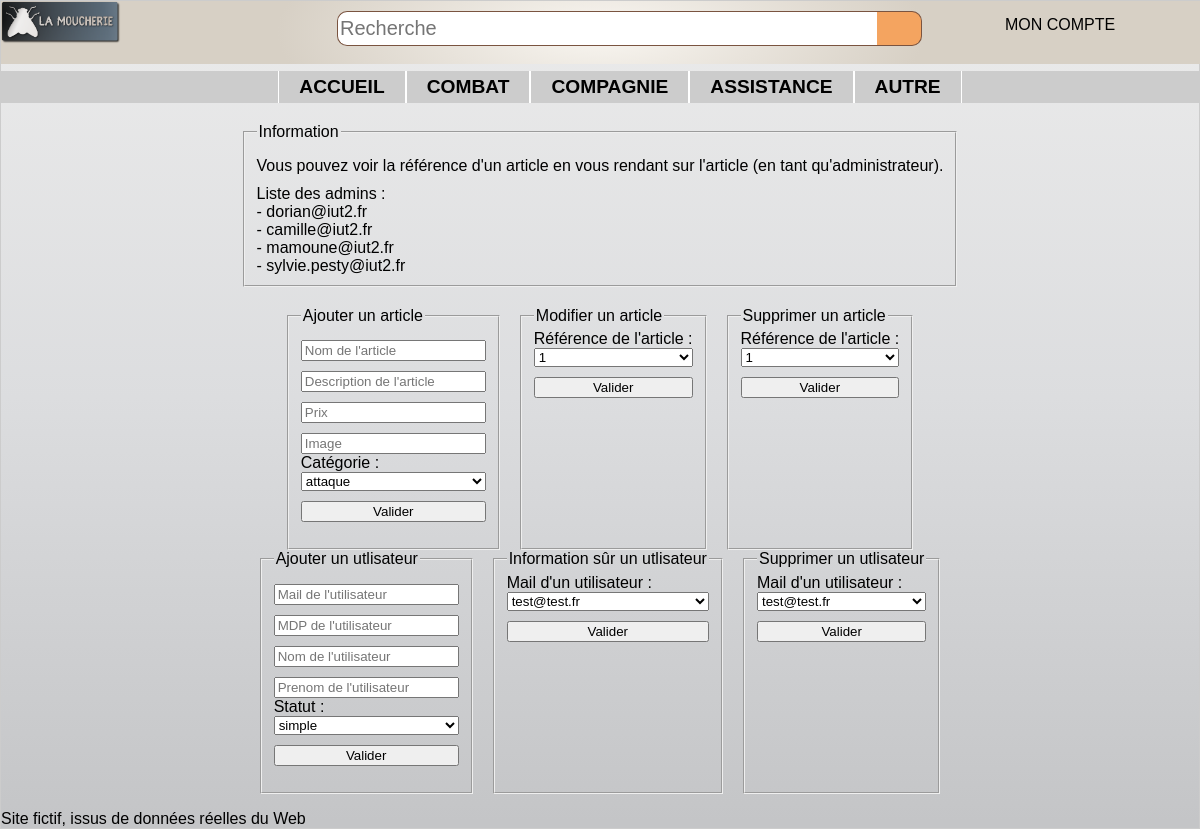
Screenshot of /controler/main.ctrl.php?admin=1 (signed in) with the database file from the repository.
### tables this page shows
CREATE TABLE categorie (
	id INTEGER PRIMARY KEY,
	nom TEXT,
	pere INTEGER,
	FOREIGN KEY(pere) REFERENCES categorie(id)
);

CREATE TABLE user (
	id INTEGER PRIMARY KEY,
	mail TEXT UNIQUE,
	pass TEXT,
	nom TEXT,
	prenom TEXT,
	statut TEXT check (statut in ('simple', 'admin'))
);

### controler/admin.ctrl.php (called while the page is built, shortened)
<?php
  $listeArticle = $dao->getAllArticle();
  $listeUser = $dao->getAlluSER();
  $listeAdmin = $dao->getAllAdmin();
include("../view/admin.view.php");
?>

### model/DAO.class.php (called while the page is built, shortened)
<?php
    $dao = new DAO();
    class DAO {
        private $db;
        function __construct() {
            try {
              $this->db = new PDO('sqlite:../data/db/lamoucherie.db');
            }
            catch (PDOException $e){
              die("erreur de connexion:".$e->getMessage());
            }
        }
        function getAllArticle(){
            $req = "SELECT * FROM article";
            $descripteur = $this->db->query($req);
            $result = $descripteur->fetchAll(PDO::FETCH_CLASS, 'Article');
            return $result;
        }
        function getAllCat() : array {
            $catPere = "SELECT * FROM categorie WHERE id=pere";
            $descripteur = $this->db->query($catPere);
            $resCatPere = $descripteur->fetchAll(PDO::FETCH_CLASS, 'Categorie');
            $resultat = array();
            foreach ($resCatPere as $key => $value) {
              $sousCatPere = "SELECT * FROM categorie WHERE pere=$value->id AND id!=pere";
              $descripteur = $this->db->query($sousCatPere);
              $resSousCatPere = $descripteur->fetchAll(PDO::FETCH_CLASS, 'Categorie');
              array_unshift($resSousCatPere, $value);
              $resultat[] = $resSousCatPere;
            }
            return $resultat;
        }
        function verifMail($mail) : int {
          $req = $this->db->prepare("SELECT * FROM user WHERE mail= :mail");
          $req->execute(array('mail' => $mail));
          $result = $req->fetchAll(PDO::FETCH_CLASS, 'User');
          return sizeof($result);
        }
        function getAllUser(){
            $req = "SELECT * FROM user WHERE statut='simple'";
            $descripteur = $this->db->query($req);
            $result = $descripteur->fetchAll(PDO::FETCH_CLASS, 'User');
            return $result;
        }
        function getAllAdmin(){
            $req = "SELECT * FROM user WHERE statut='admin'";
            $descripteur = $this->db->query($req);
            $result = $descripteur->fetchAll(PDO::FETCH_CLASS, 'User');
            return $result;
        }
    }
    ?>

### view/admin.view.php (the view, shortened to what this page needs)
<?php
include("../view/header.php");
  echo '<section class=\'admin\'>';
    echo"<fieldset>";
      echo"<legend> Information </legend>";
        echo"<div><p>Vous pouvez voir la référence d'un article en vous rendant sur l'article (en tant qu'administrateur).</p></div>";
        echo"<div><p>Liste des admins : </p>";
        foreach ($listeAdmin as $key => $value) {
          echo"<p>- $value->mail</p>";
        }
        echo"</div>";
    echo"</fieldset>";
  echo '</section>';
  echo '<section class=\'admin\'>';
    echo"<fieldset>";
      echo"<legend> Ajouter un article </legend>";
        echo"<form>";
          echo "<input type=\"text\" name=\"libelle\" placeholder=\"Nom de l'article\">";
          echo "<input type=\"text\" name=\"description\" placeholder=\"Description de l'article\">";
          echo "<input type=\"text\" name=\"prix\" placeholder=\"Prix\">";
          echo "<input type=\"text\" name=\"image\" placeholder=\"Image\">";
          echo"<p>Catégorie :</p>";
          echo "<SELECT name=\"categorie\">";
            foreach ($listeCategorie as $key => $value) {
              if (sizeof($value)>1){
                  for ($i = 1; $i<sizeof($value); $i++){
                    $sousCat = $value[$i]->nom;
                    $numSousCat = $value[$i]->id;
                    echo"<OPTION value=\"$numSousCat\">$sousCat";
                  }
              }else{
                $catPere = $value[0]->nom;
                $numCat = $value[0]->id;
                echo"<OPTION value=\"$numCat\">$catPere";;
              }
            }
          echo "</SELECT>";
          echo "<input type=\"submit\" value=\"Valider\">";
        echo"</form>";
    echo"</fieldset>";
    echo"<fieldset>";
      echo"<legend> Modifier un article </legend>";
        echo"<form>";
          echo"<p>Référence de l'article :</p>";
          echo "<SELECT name=\"refA\">";
            foreach ($listeArticle as $key => $value) {
                $ref = $value->ref;
                echo"<OPTION>$ref";
            }
          echo "</SELECT>";
          echo "<input type=\"submit\" value=\"Valider\">";
        echo"</form>";
    echo"</fieldset>";
    echo"<fieldset>";
      echo"<legend> Supprimer un article </legend>";
        echo"<form>";
          echo"<p>Référence de l'article :</p>";
          echo "<SELECT name=\"refSuppr\">";
            foreach ($listeArticle as $key => $value) {
                $ref = $value->ref;
                echo"<OPTION>$ref";
            }
          echo "</SELECT>";
          echo "<input type=\"submit\" value=\"Valider\">";
        echo"</form>";
    echo"</fieldset>";
    echo"<fieldset>";
      echo"<legend> Ajouter un utlisateur </legend>";
        echo"<form>";
          echo "<input type=\"mail\" name=\"mail\" placeholder=\"Mail de l'utilisateur\">";
          echo "<input type=\"password\" name=\"pass\" placeholder=\"MDP de l'utilisateur\">";
          echo "<input type=\"text\" name=\"name\" placeholder=\"Nom de l'utilisateur\">";
          echo "<input type=\"text\" name=\"prenom\" placeholder=\"Prenom de l'utilisateur\">";
          echo"<p>Statut :</p>";
          echo "<SELECT name=\"statut\">";
            echo "<OPTION>simple";
            echo "<OPTION>admin";
          echo "</SELECT>";
          echo "<input type=\"submit\" value=\"Valider\">";
        echo"</form>";
    echo"</fieldset>";
    echo"<fieldset>";
      echo"<legend> Information sûr un utlisateur </legend>";
        echo"<form>";
          echo"<p>Mail d'un utilisateur :</p>";
          echo "<SELECT name=\"mailCompte\">";
            foreach ($listeUser as $key => $value) {
                $mail = $value->mail;
                echo"<OPTION>$mail";
            }
          echo "</SELECT>";
          echo "<input type=\"submit\" value=\"Valider\">";
        echo"</form>";
    echo"</fieldset>";
    echo"<fieldset>";
      echo"<legend> Supprimer un utlisateur </legend>";
        echo"<form>";
          echo"<p>Mail d'un utilisateur :</p>";
          echo "<SELECT name=\"idSuppr\">";
            foreach ($listeUser as $key => $value) {
                $mail = $value->mail;
                $id = $value->id;
                echo"<OPTION value=\"$id\">$mail";
            }
          echo "</SELECT>";
          echo "<input type=\"submit\" value=\"Valider\">";
        echo"</form>";
    echo"</fieldset>";
  echo '</section>';
include("../view/footer.php");
?>

### view/header.php (shortened to what this page needs)
<html>
<head>
  <link rel="stylesheet" type="text/css" href="../view/design/style.css">
</head>
<body class="bridge">
  <header>
    <img src="../view/design/logo-moucherieTrans.png" alt="logo-moucherieTrans">
    <form class="formulaire" action="index.html" method="post">
      <input class="champ" type="text" placeholder="Recherche"/>
      <input class="bouton" type="button" value=" " />
    </form>
  </header>
  <nav class="connexion">
    <ul>
      <?php
          if ($userConnected){
            echo "<li>MON COMPTE";
            echo "</li>";
          }
       ?>
    </ul>
  </nav>
  <nav class="menu">
    <ul>
      <li><a href="../controler/main.ctrl.php">accueil</a></li>
      <?php
        foreach ($listeCategorie as $key => $value) {
          if (sizeof($value)>1){
            $catPere = $value[0]->nom;
            $numCat = $value[0]->id;
            echo"<li><a href=\"../controler/main.ctrl.php?cat=$numCat\">$catPere</a>";
            echo"</li>";
          }else{
            $catPere = $value[0]->nom;
            $numCat = $value[0]->id;
            echo"<li><a href=\"../controler/main.ctrl.php?cat=$numCat\">$catPere</a></li>";
          }
        }
      ?>
    </ul>
  </nav>

### view/design/style.css (style rules this page uses)
.bridge { background-image: -webkit-linear-gradient(top, #EBEBEB 0%, #DCDDDF 48%, #C4C5C7 99%); background-image: linear-gradient(-180deg, #EBEBEB 0%, #DCDDDF 48%, #C4C5C7 99%); margin: 0px; }
body { font-family: HelveticaNeueW01-Thin,HelveticaNeueW02-Thin,HelveticaNeueW10-35Thin,sans-serif; margin: auto; border: 1px solid #CCC; box-shadow: 10px 10px 5px #888888; }
header { font-size:large; font-weight: bolder; width: 100%; border-left: none; border-right: none; margin: 0px; margin-top: 0px; padding: 0px; display: flex; position: fixed; justify-content: space-between; background-image: -webkit-radial-gradient(27% 185%, #F9F6F1 0%, #D7D0C5 100%); background-image: radial-gradient(27% 185%, #F9F6F1 0%, #D7D0C5 100%); }
.formulaire { display:flex; justify-content: flex-start; width: 50%; height: 35px; margin-top: 10px; margin-right: 22%; }
.formulaire .champ { width: 90%; height:35px; background-color: #ffff; border: solid 1px #7a5440; border-right: solid 0px; border-radius: 10px; border-top-right-radius: 0px; border-bottom-right-radius: 0px; font-family: arial, verdana, sans-serif; font-size: 20px; margin: 0px; padding: 2px; }
.formulaire .bouton { background-color: #F4A460; background-repeat: no-repeat; border-radius: 10px,10px,0px,0px; width: 45px; height: 100%; padding: 0px; margin: 0px; border-left: solid 0px; border-radius: 10px; border-top-left-radius: 0px; border-bottom-left-radius: 0px; vertical-align: top; border: solid 1px #7a5440; border-left: solid 0px; }
.connexion { width: 300px; height: auto; position: fixed; top : 0px; right: 10px; }
.connexion ul { list-style-type:none; display : flex; justify-content: center; }
header img { width: 10%; height: 50%; }
.menu ul { background: #CCCCCC; font-size: 1.2em; list-style-type:none; display : flex; justify-content: center; margin-top : 70px; font-weight: bold; text-transform: uppercase; color : black; }
.menu ul li a { display: inline-block; padding:5px 20px; border-left: 1px solid white; border-right: 1px solid white; }
li a:link { text-decoration:none; color : black; }
section { display: flex; margin: auto; flex-wrap: wrap; justify-content :center; max-width: 840px; }
section form { display: flex; flex-direction: column; }
section form input { margin-top: 10px; }
.admin { margin-top : 20px; }
.admin p { margin : 0px; }
.admin div { margin-top : 10px; }
.admin fieldset { margin : 0px 10px; }

### rows the page displays
categorie: nom "COMBAT"
categorie: nom "COMPAGNIE"
categorie: nom "ASSISTANCE"
categorie: nom "AUTRE"
user: mail "dorian@iut2.fr"
user: mail "camille@iut2.fr"
user: mail "mamoune@iut2.fr"
user: mail "sylvie.pesty@iut2.fr"

### other values shown
form field categorie "attaque"
form field refA "1"
form field refSuppr "1"
form field mailCompte "test@test.fr"
form field idSuppr "test@test.fr"
